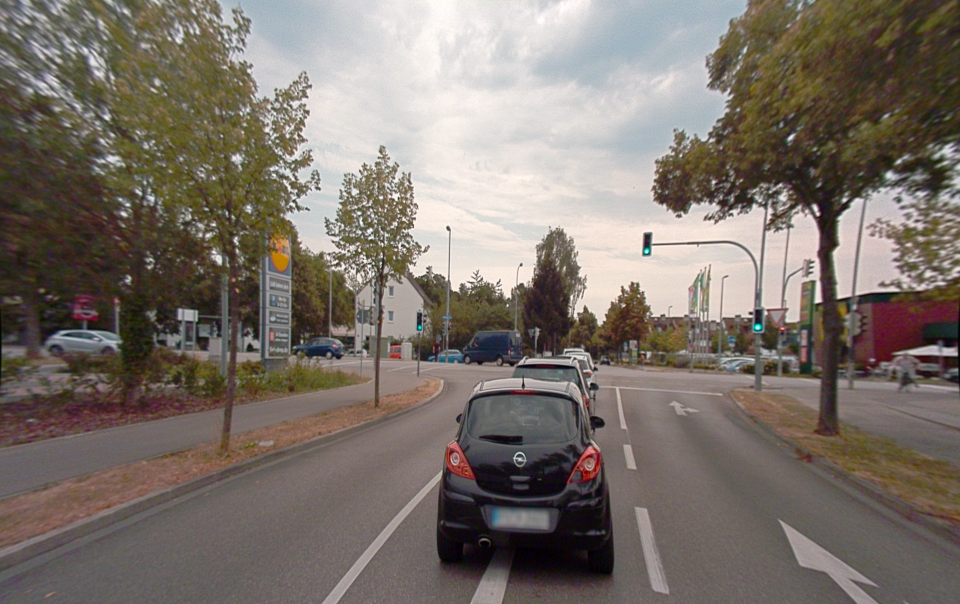
#> input picture data/sample_data/20180807145028_camera_frontcenter_000006882.png, 1920 x 1208 px, found by its file name (shown at 1/2 size)
$ python read_data.py
#> lines starting #> are read from the running program, lines starting #| are printed output that depends on the picture
import os
import tarfile
from PIL import Image
import numpy

def read_data(tar_file: str):
    """
    GENERAQTED BY CHATGPT LOL
    Reads all images from a single scene in the A2D2 dataset.

    Parameters:
    scene_dir (str): Path to the directory containing the tar file for the scene.

    Returns:
    A list of PIL Image objects, each corresponding to an image in the scene.
    """

    # Open the tar file and read the images
    images = []
    with tarfile.open(tar_file) as tf:
        for member in tf.getmembers():
            if member.isfile() and member.name.endswith('.png'):
                f = tf.extractfile(member)
                image = np.array(Image.open(f))
                images.append(image)

    return images


SAMPLE_IMAGE = numpy.array(Image.open("./data/sample_data/20180807145028_camera_frontcenter_000006882.png").resize((240, 151)))
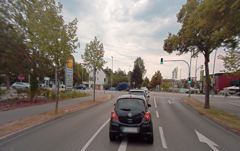
#> SAMPLE_IMAGE: shape (151, 240, 3); mean R, G, B 123.5, 114.6, 106.8
#> (the run stopped early here; a loop or call above may not have finished)

$ run again, with data/sample_data/images/20180810142822_camera_frontcenter_000006737.png copied over data/sample_data/20180807145028_camera_frontcenter_000006882.png
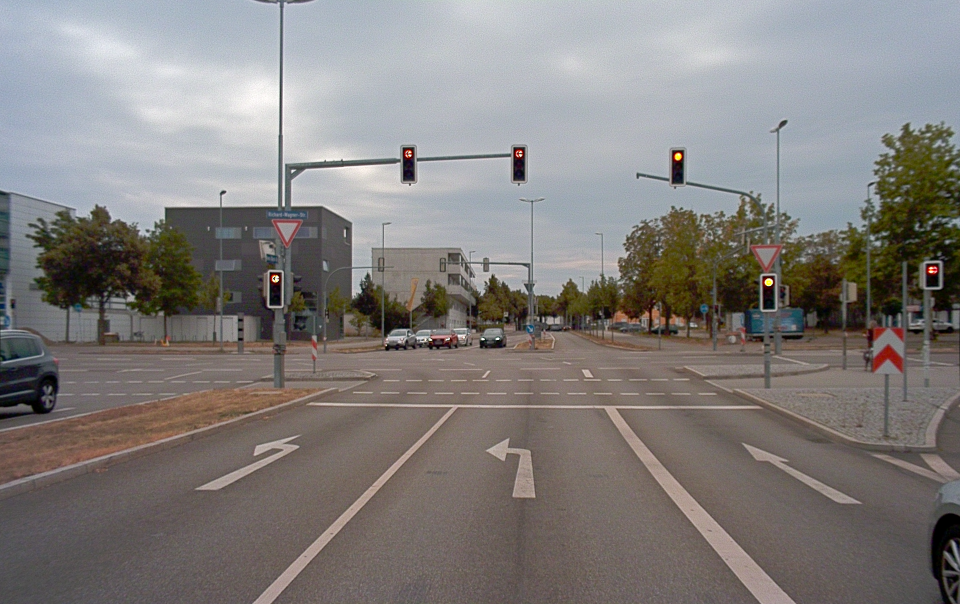
#> input picture data/sample_data/images/20180810142822_camera_frontcenter_000006737.png, 1920 x 1208 px, found by its file name (shown at 1/2 size)
#> `SAMPLE_IMAGE = numpy.array(Image.open("./data/sample_data/201808071450..`:
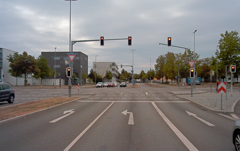
#> SAMPLE_IMAGE: shape (151, 240, 3); mean R, G, B 129.9, 126, 124.1
